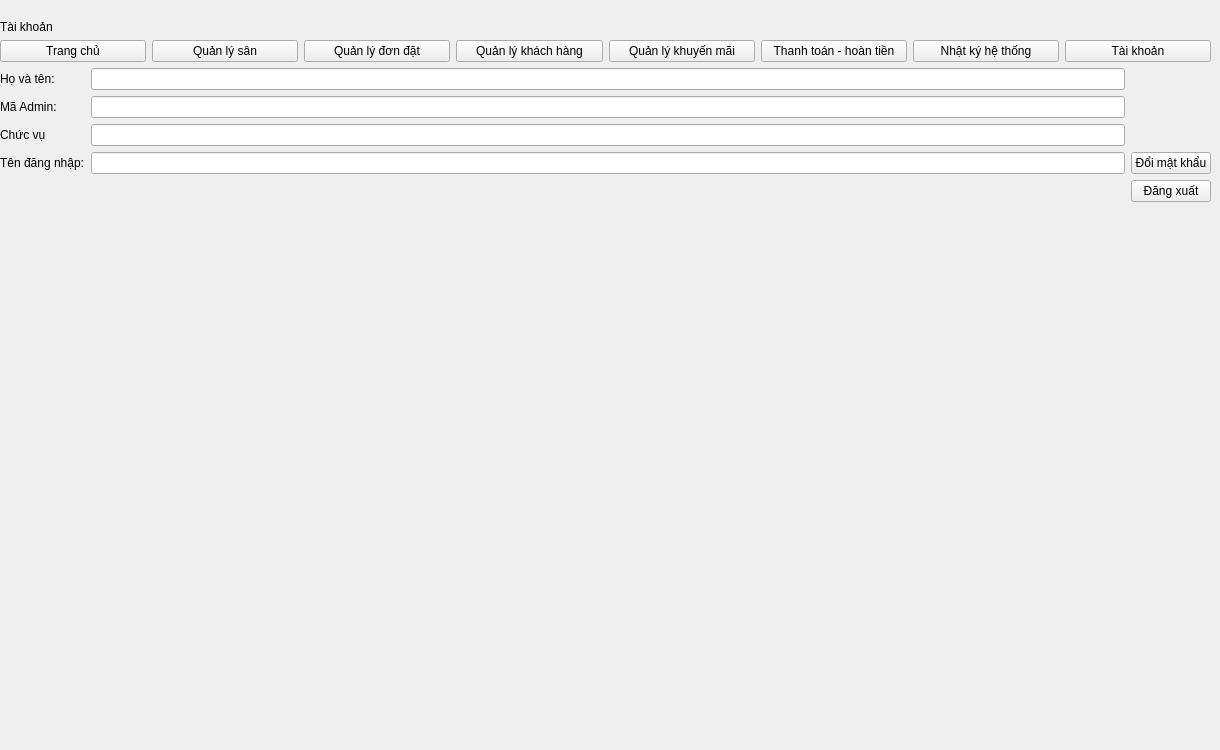
    <widget class="QWidget" name="page_tai_khoan">
     <widget class="QWidget" name="gridLayoutWidget_11">
      <property name="geometry">
       <rect>
        <x>0</x>
        <y>20</y>
        <width>1211</width>
        <height>721</height>
       </rect>
      </property>
      <layout class="QGridLayout" name="gridLayout_12">
       <item row="0" column="0">
        <widget class="QLabel" name="label_12">
         <property name="text">
          <string>Tài khoản</string>
         </property>
        </widget>
       </item>
       <item row="1" column="0">
        <layout class="QHBoxLayout" name="horizontalLayout_16">
         <item>
          <widget class="QPushButton" name="pushButton_trangchu_8">
           <property name="text">
            <string>Trang chủ</string>
           </property>
          </widget>
         </item>
         <item>
          <widget class="QPushButton" name="pushButton_quanlysan_8">
           <property name="text">
            <string>Quản lý sân</string>
           </property>
          </widget>
         </item>
         <item>
          <widget class="QPushButton" name="pushButton_qldon_8">
           <property name="text">
            <string>Quản lý đơn đặt</string>
           </property>
          </widget>
         </item>
         <item>
          <widget class="QPushButton" name="pushButton_qlkhachhang_8">
           <property name="text">
            <string>Quản lý khách hàng</string>
           </property>
          </widget>
         </item>
         <item>
          <widget class="QPushButton" name="pushButton_qlkhmai_8">
           <property name="text">
            <string>Quản lý khuyến mãi</string>
           </property>
          </widget>
         </item>
         <item>
          <widget class="QPushButton" name="pushButton_ttht_8">
           <property name="text">
            <string>Thanh toán - hoàn tiền</string>
           </property>
          </widget>
         </item>
         <item>
          <widget class="QPushButton" name="pushButton_adminlog_8">
           <property name="text">
            <string>Nhật ký hệ thống</string>
           </property>
          </widget>
         </item>
         <item>
          <widget class="QPushButton" name="pushButton_taikhoan_8">
           <property name="text">
            <string>Tài khoản</string>
           </property>
          </widget>
         </item>
        </layout>
       </item>
       <item row="2" column="0">
        <layout class="QGridLayout" name="gridLayout_13">
         <item row="3" column="0">
          <widget class="QLabel" name="label_16">
           <property name="text">
            <string>Tên đăng nhập:</string>
           </property>
          </widget>
         </item>
         <item row="5" column="3">
          <spacer name="verticalSpacer_5">
           <property name="orientation">
            <enum>Qt::Vertical</enum>
           </property>
           <property name="sizeHint" stdset="0">
            <size>
             <width>20</width>
             <height>40</height>
            </size>
           </property>
          </spacer>
         </item>
         <item row="0" column="3">
          <widget class="QLineEdit" name="lineEdit_hvt"/>
         </item>
         <item row="1" column="0">
          <widget class="QLabel" name="label_14">
           <property name="text">
            <string>Mã Admin:</string>
           </property>
          </widget>
         </item>
         <item row="0" column="0">
          <widget class="QLabel" name="label_13">
           <property name="text">
            <string>Họ và tên:</string>
           </property>
          </widget>
         </item>
         <item row="1" column="3">
          <widget class="QLineEdit" name="lineEdit_aadim"/>
         </item>
         <item row="2" column="3">
          <widget class="QLineEdit" name="lineEdit_chucvu"/>
         </item>
         <item row="2" column="0">
          <widget class="QLabel" name="label_15">
           <property name="text">
            <string>Chức vụ</string>
           </property>
          </widget>
         </item>
         <item row="3" column="3">
          <widget class="QLineEdit" name="lineEdit_tendangnhap"/>
         </item>
         <item row="3" column="4">
          <widget class="QPushButton" name="pushButton_doimk">
           <property name="text">
            <string>Đổi mật khẩu</string>
           </property>
          </widget>
         </item>
         <item row="4" column="4">
          <widget class="QPushButton" name="pushButton_dangxuat">
           <property name="text">
            <string>Đăng xuất</string>
           </property>
          </widget>
         </item>
        </layout>
       </item>
      </layout>
     </widget>
    </widget>
